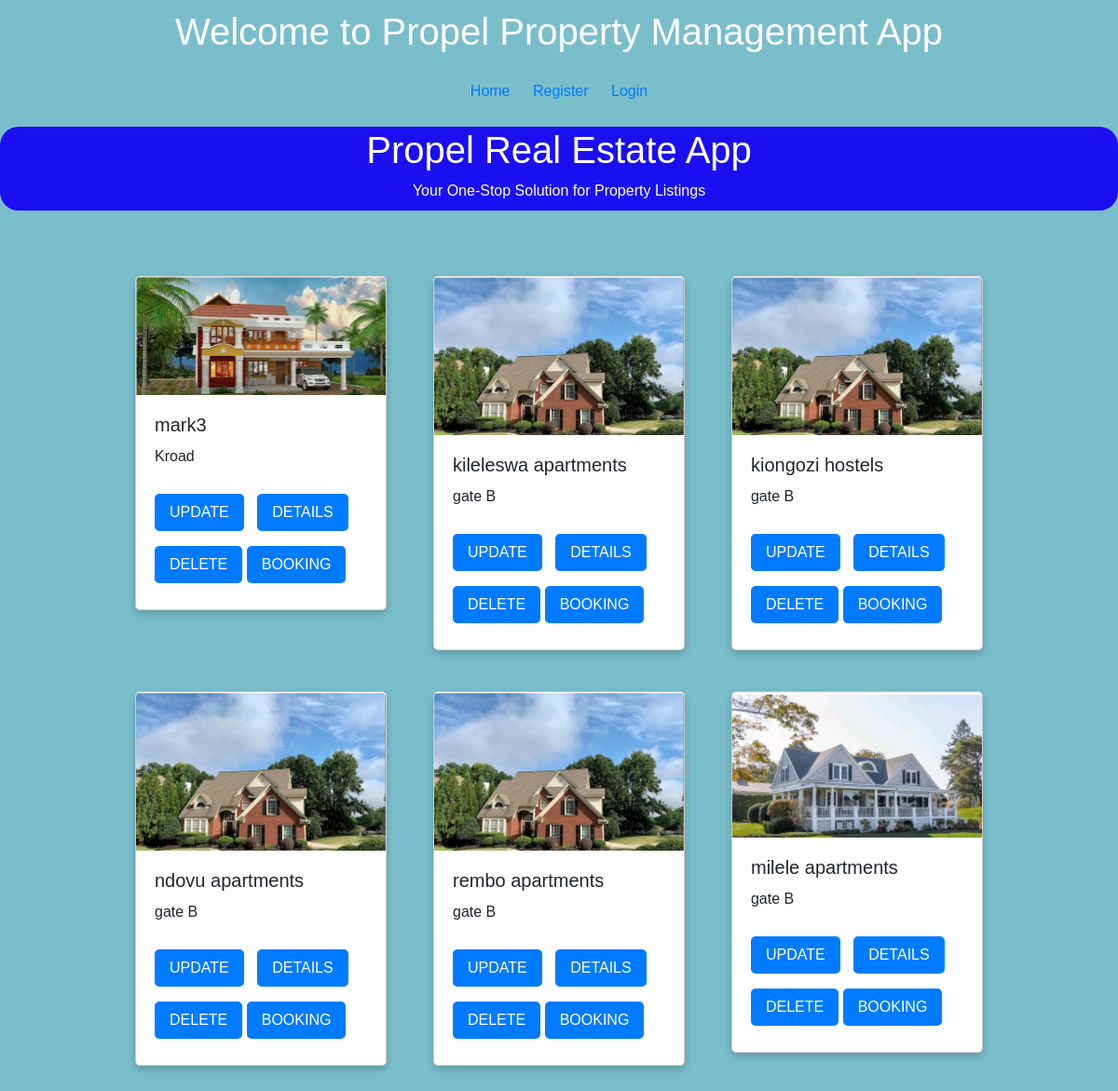
/listing_all/, run on an earlier commit of the app's database.
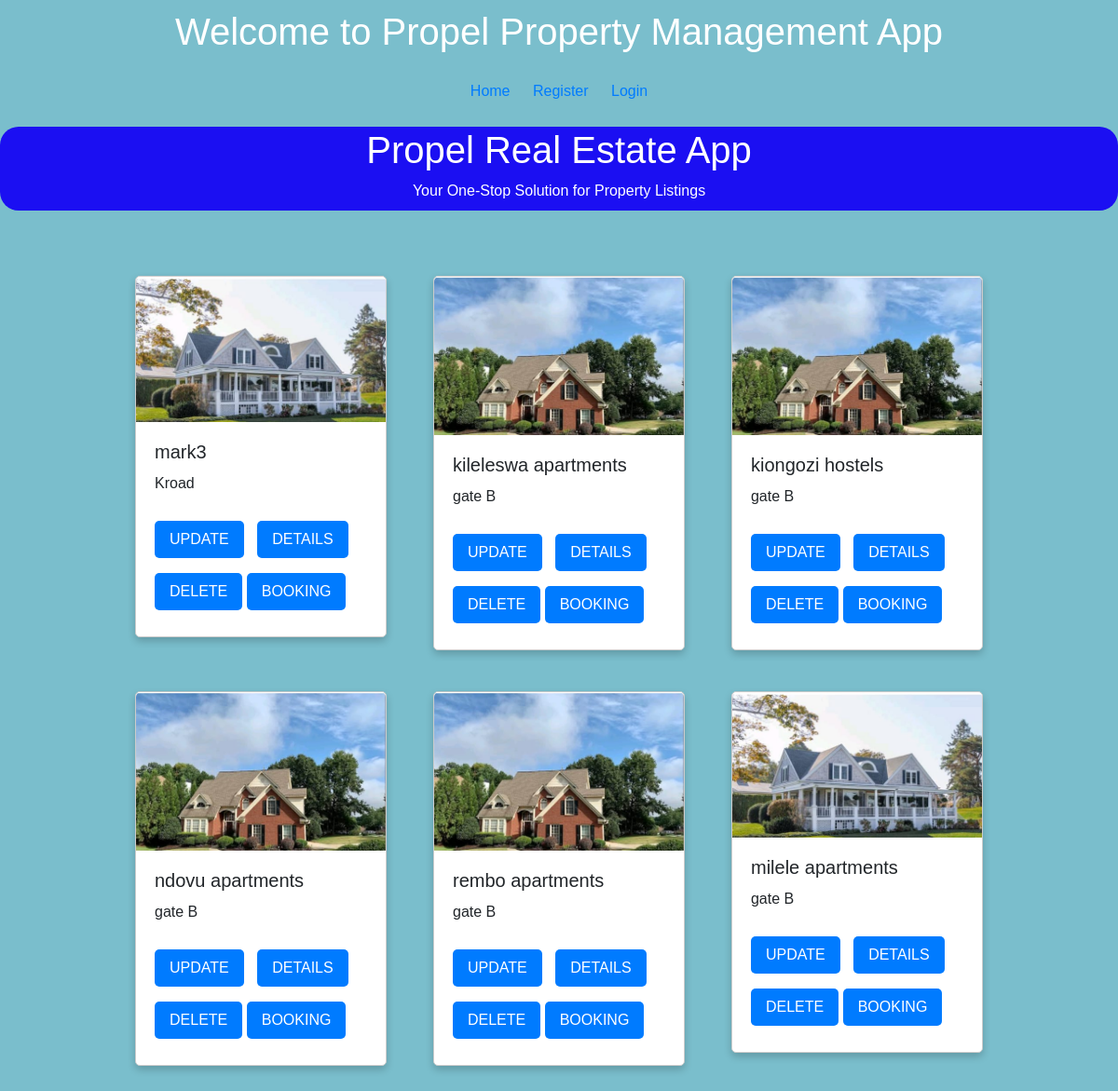
And on a later commit of the database.
### coreApp/models.py (models this page shows, shortened)
class Property_model(models.Model):
    user = models.ForeignKey(User, on_delete=models.CASCADE, related_name='property')
    property_name = models.CharField(max_length=255)
    location = models.CharField(max_length=50)
    image = models.ImageField(blank=True, null=True)
    rental_price = models.DecimalField(max_digits=10, decimal_places=2)
    security_deposit = models.DecimalField(max_digits=10, decimal_places=2)
    start_date = models.start_date = datetime.now()
    end_date = models.end_date = datetime.now()
    duration = models.DurationField()
    date_paid = models.DateField(blank=True, null=True)
    AMENITIES_CHOICES = [
        ('Balcony','Balcony'),
        ('Gym','Gym'),
        ('SwimmingPool','SwimmingPool')]
    STATUS_CHOICES=[
        ('Available','Available'),
        ('Occupied', 'Occupied') ]
    HOUSE_SIZE = [('STANDARD','STANDARD'),
                  ('Spacious','Spacious')]
    TYPE_OF_HOUSE =[('Singleroom','Singleroom'),
                    ('Bedsitter','Bedsitter'),
                    ('Onebedroom','Onebedroom'),
                    ('Twobedroom','Twobedroom'),
                    ('Threebedroom','Threebedroom'),
                    ('Fourbedroom','Fourbedroom'),
                    ('Studio','Studio'),
                    ('Commercialshops','Commercialshops')]
    amenities = models.TextField(choices=AMENITIES_CHOICES)
    status = models.TextField(choices=STATUS_CHOICES)
    house_type = models.CharField(max_length=50,choices=TYPE_OF_HOUSE)
    size = models.CharField(max_length=50,choices=HOUSE_SIZE)

### coreApp/views.py (the view)
# urls.py: path('listing_all/', property_model_list, name ='listing_all'),
def property_model_list(request):
    listings = Property_model.objects.all()
    context = {
        "listings":listings
    }
    return render(request, "listings_list.html", context)

### coreApp/templates/listings_list.html (shortened to what this page needs)
{% include 'commons/base.html' %}
{% block content %}
<!DOCTYPE html>
<html lang="en">
<head>
    <link rel="stylesheet" href="https://stackpath.bootstrapcdn.com/bootstrap/4.3.1/css/bootstrap.min.css">
</head>
<body>
    <div class="container">
        <div class="row">
            {% for listing in listings %}
            <div class="col-md-4 mb-4">
                <div class="card">
                    <img src="{{ listing.image.url }}" alt="{{ listing.name }}" class="card-img-top img-fluid">
                    <div class="card-body">
                        <h5 class="card-title">{{ listing.property_name }}</h5>
                        <p class="card-text">{{ listing.location }}</p>
                        <a href="{% url 'coreApp:update_listing' listing.id %}" class="btn">UPDATE</a>
                        <a href="{% url 'coreApp:retrieve_listing' listing.id %}" class="btn">DETAILS</a>
                        <a href="{% url 'coreApp:delete_listing' listing.id %}" class="btn">DELETE</a>
                        <a href="{% url 'coreApp:book_property' listing.id %}" class="btn">BOOKING</a>
                    </div>
                </div>
            </div>
            {% endfor %}
        </div>
    </div>
</body>
</html>
{% endblock %}

What changed in the data, as far as the page shows it:
changed Property_model "mark3": image: a different picture
